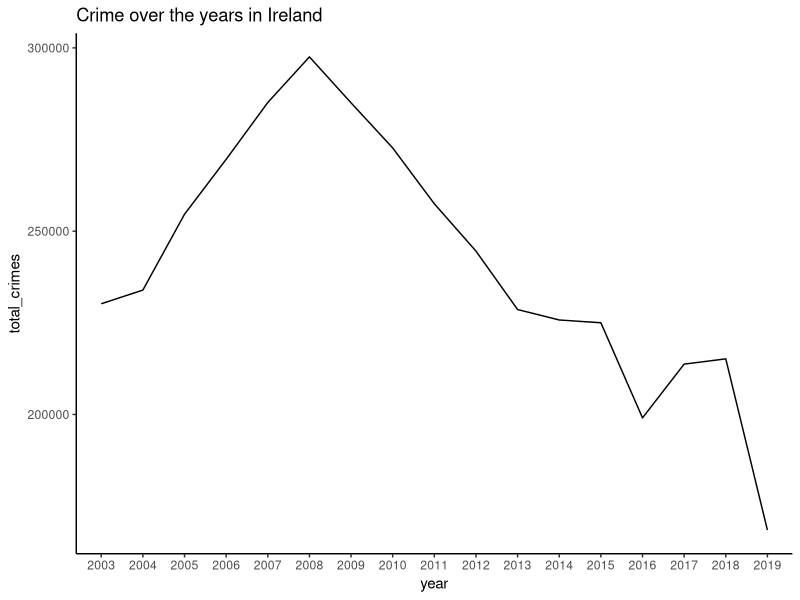
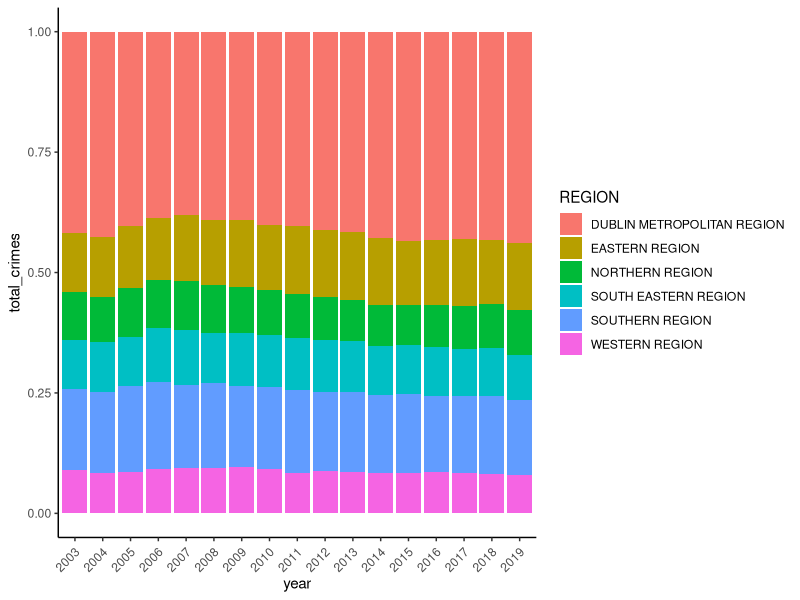

R code for these plots, in order: (Note: this script raises an error after producing the figures.)
## ---- chunk 1
knitr::opts_chunk$set(message=FALSE, tidy.opts=list(width.cutoff=60), tidy=TRUE)
## ---- chunk 2
# Loading dataset for crime in Ireland between 2003 - 2019
# source: https://www.kaggle.com/sameerkulkarni91/crime-in-ireland/version/1
crime = read.csv("IRELAND_CRIME_GARDA_DIVISION_wise_2003-2019.csv")
## ---- chunk 3
library(tidyverse)
library(reshape2)

# Convert dataframe from wide to long 
clean = melt(crime, measure.vars = colnames(crime)[6:ncol(crime)])

# Remove preceding X and proceeding Q1,Q2,Q3 
to_remove = c("X", "Q1", "Q2", "Q3")

clean = crime %>%
  melt(., measure.vars = colnames(crime)[6:ncol(crime)]) %>%
  mutate(variable = str_remove_all(variable, "X")) %>%
  mutate(variable = substr(variable,1,4)) %>%
  rename(year = variable)

## ---- chunk 4
# Overall crime for each year
clean %>%
  group_by(year) %>%
  summarize(total_crimes = sum(value)) %>%
  ggplot()+
  geom_line(aes(x = year, y = total_crimes, group =1)) +
  theme_classic() + 
  ggtitle("Crime over the years in Ireland")

## ---- chunk 5
# breakdown of crime by region
clean %>%
  group_by(REGION, year) %>%
  summarize(total_crimes = sum(value)) %>%
  ggplot() +
  geom_bar(aes(x = year, y = total_crimes, fill = REGION), 
           stat = 'identity', position = "fill") + 
  theme_classic() + 
  theme(axis.text.x = element_text(angle = 45, vjust = 0.9 , hjust=1)) 

## ---- chunk 6
# breakdown of crime by offence
clean %>%
  group_by(TYPE.OF.OFFENCE) %>%
  summarize(total_crimes = sum(value)) %>%
  arrange(desc(total_crimes)) %>%
  top_n(total_crimes, 5)
## ---- chunk 7
# breakdown of crime by region filtered for theft and related offences
clean %>%
  filter(TYPE.OF.OFFENCE == "THEFT AND RELATED OFFENCES") %>%
  group_by(year, REGION) %>%
  summarize(total_crimes = sum(value), .groups = "drop") %>%
  arrange(desc(total_crimes)) %>%
  ggplot() +
  geom_line(aes(x = year, y = total_crimes, color = REGION, group = REGION)) +
  theme_classic() + 
  theme(axis.text.x = element_text(angle = 45, vjust = 0.9 , hjust=1)) 

## ---- chunk 8
summary(iris)

iris %>%
  # using filter to only select setosa species
  filter(Species == "setosa") %>%
  
  # using mutate to add petal.length and width together
  mutate(Petal.Sum = Petal.Length + Petal.Width) %>%
  
  # using select to remove Sepal Length and Sepal Width from our table
  select(-Sepal.Length, -Sepal.Width)
## ---- chunk 9
# using summarize function now to demonstrate average petal length and 
# sum petal length of all species
iris %>%
  group_by(Species) %>%
  summarize(Avg.Petal.Length = mean(Petal.Length),
            Sum.Petal.Length = sum(Petal.Length))
## ---- chunk 10
# Sample proportion is set to 0.4 and the sample size is set to 100.
s = list(name = "Experiment1", p = 0.4, n = 100)

# Turn object into a class called CI_proportion
new_CI_proportion <- function(lst){
    structure(lst, class = "CI_proportion" )
}

# Turning s variable into a class s_data
s_data <- new_CI_proportion(s)

# Providing appropriate print method
print.CI_proportion <- function(s) {
  # Generating lower and upper limits
  p.lower = s$p - 1.96 * sqrt(s$p*(1-s$p)/s$n)
  p.upper = s$p + 1.96 * sqrt(s$p*(1-s$p)/s$n)
  result = c(p.lower,p.upper)
  
  # Concatenating and printing
  cat(s$name, "\n")
  cat("Lower bound:", result[1], "\n")
  cat("Upper bound:", result[2])
}

# Passing the s_data through our print method
print(s_data)

## ---- chunk 11
# Providing appropriate plot method
plot.CI_proportion <- function(s) {
  # Generating lower and upper limits
  p.lower = s$p - 1.96 * sqrt(s$p*(1-s$p)/s$n)
  p.upper = s$p + 1.96 * sqrt(s$p*(1-s$p)/s$n)
  result = c(p.lower,p.upper)
  
  # define the standard deviation
  std = 2
  
  # create vector for values of x that span a sufficient range of
  # standard deviations on either side of the mean
  x = seq(0.25, 0.55, 0.01)
  
  # use dnorm() to calculate probabilities for each x
  y = dnorm(x, mean = mean(x), sd = std)
  
  # plot normal distribution curve; the options xaxs = "i" and yaxs = "i"
  # force the axes to begin and end at the limits of the data
  plot(x, y, type = "l", lwd = 2, col = "ivory4", 
       main = "Confidence Interval plot",ylab = "Probability", 
       xlab = "Data", xaxs = "i", yaxs = "i")
  
  # Adding text to show the lower and upper limits of the graph
  text(0.27, 0.1990, "Lower Limit", cex=0.6, pos=4, col="red")
  text(0.49, 0.1990, "Upper Limit", cex=0.6, pos=4, col="red")
  
  # Setting the lower limit based on our p.lower variable
  lowlim = p.lower
  
  # Setting the upper limit based on our p.upper variable
  uplim = p.upper
  
  dx = seq(lowlim, uplim, 0.01)
  
  # use polygon to fill in area; x and y are vectors of x,y coordinates
  # that define the shape that is then filled using the turquoise2 color
  polygon(x = c(lowlim, dx, uplim), 
          y = c(0, dnorm(dx, mean = mean(x), sd = 2), 0), 
          border = NA, col = "turquoise2")
}

# Passing the s_data through our plot method
plot(s_data)
## ---- chunk 12
# Providing appropriate summary method
summary.CI_proportion <- function(s) {
  # Generating lower and upper limits
  p.lower = s$p - 1.96 * sqrt(s$p*(1-s$p)/s$n)
  p.upper = s$p + 1.96 * sqrt(s$p*(1-s$p)/s$n)
  result = c(p.lower,p.upper)
  
  
  # Summary of our confidence interval function,concatenating and printing
  cat(s$name, "Summary: \n")
  cat("--------------------\n")
  cat("Minimum Value:", min(result), "\n")
  cat("1st Quartile:", quantile(result, 0.25), "\n")
  cat("Median Value:", median(result), "\n")
  cat("Mean Value:", mean(result), "\n")
  cat("3rd Quartile:", quantile(result, 0.75), "\n")
  cat("Max Value:", max(result), "\n")
}

# Passing the s_data through our summary method
summary(s_data)
